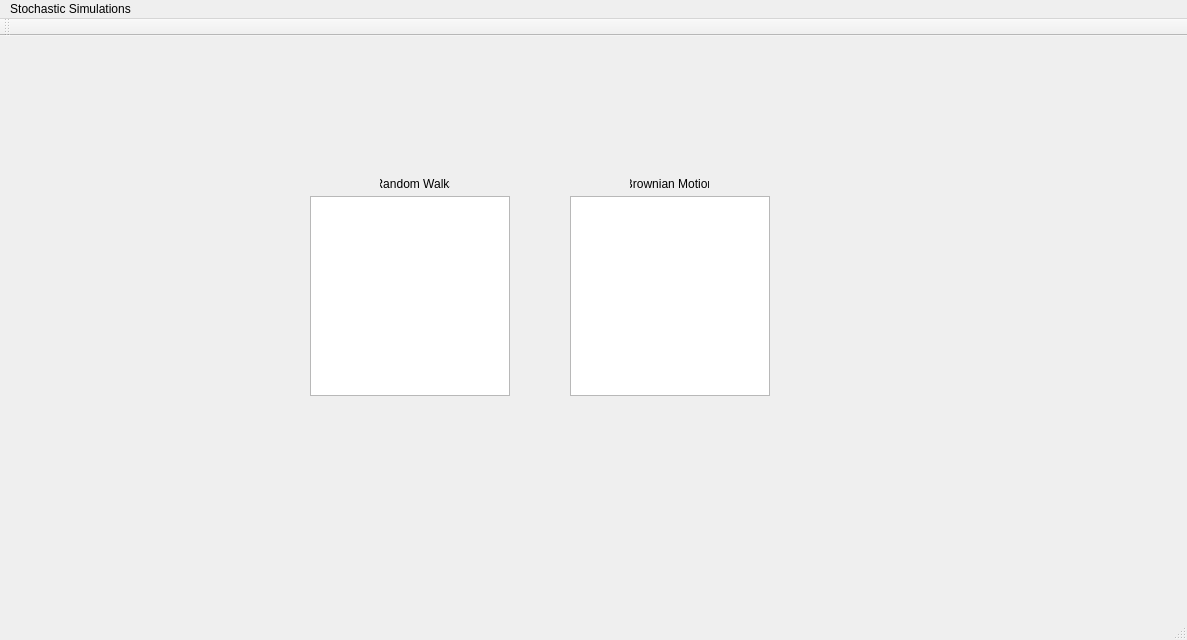
<?xml version="1.0" encoding="UTF-8"?>
<ui version="4.0">
 <class>MainWindow</class>
 <widget class="QMainWindow" name="MainWindow">
  <property name="geometry">
   <rect>
    <x>0</x>
    <y>0</y>
    <width>1187</width>
    <height>640</height>
   </rect>
  </property>
  <property name="windowTitle">
   <string>MainWindow</string>
  </property>
  <property name="animated">
   <bool>false</bool>
  </property>
  <property name="tabShape">
   <enum>QTabWidget::Rounded</enum>
  </property>
  <property name="dockNestingEnabled">
   <bool>false</bool>
  </property>
  <widget class="QWidget" name="centralWidget">
   <widget class="QLabel" name="label_2">
    <property name="geometry">
     <rect>
      <x>630</x>
      <y>140</y>
      <width>79</width>
      <height>16</height>
     </rect>
    </property>
    <property name="text">
     <string>Brownian Motion</string>
    </property>
    <property name="alignment">
     <set>Qt::AlignCenter</set>
    </property>
   </widget>
   <widget class="QGraphicsView" name="randomWalksDemoView">
    <property name="enabled">
     <bool>true</bool>
    </property>
    <property name="geometry">
     <rect>
      <x>310</x>
      <y>160</y>
      <width>200</width>
      <height>200</height>
     </rect>
    </property>
   </widget>
   <widget class="QGraphicsView" name="brownianMotionDemoView">
    <property name="geometry">
     <rect>
      <x>570</x>
      <y>160</y>
      <width>200</width>
      <height>200</height>
     </rect>
    </property>
   </widget>
   <widget class="QPushButton" name="randomWalksButton">
    <property name="enabled">
     <bool>true</bool>
    </property>
    <property name="geometry">
     <rect>
      <x>310</x>
      <y>160</y>
      <width>200</width>
      <height>200</height>
     </rect>
    </property>
    <property name="cursor">
     <cursorShape>PointingHandCursor</cursorShape>
    </property>
    <property name="text">
     <string/>
    </property>
    <property name="flat">
     <bool>true</bool>
    </property>
   </widget>
   <widget class="QLabel" name="label">
    <property name="enabled">
     <bool>true</bool>
    </property>
    <property name="geometry">
     <rect>
      <x>380</x>
      <y>140</y>
      <width>70</width>
      <height>16</height>
     </rect>
    </property>
    <property name="layoutDirection">
     <enum>Qt::LeftToRight</enum>
    </property>
    <property name="text">
     <string>Random Walks</string>
    </property>
    <property name="alignment">
     <set>Qt::AlignCenter</set>
    </property>
    <property name="indent">
     <number>0</number>
    </property>
   </widget>
   <widget class="QPushButton" name="brownianMotionPushButton">
    <property name="enabled">
     <bool>true</bool>
    </property>
    <property name="geometry">
     <rect>
      <x>570</x>
      <y>160</y>
      <width>200</width>
      <height>200</height>
     </rect>
    </property>
    <property name="cursor">
     <cursorShape>PointingHandCursor</cursorShape>
    </property>
    <property name="text">
     <string/>
    </property>
    <property name="flat">
     <bool>true</bool>
    </property>
   </widget>
  </widget>
  <widget class="QMenuBar" name="menuBar">
   <property name="geometry">
    <rect>
     <x>0</x>
     <y>0</y>
     <width>1187</width>
     <height>21</height>
    </rect>
   </property>
   <widget class="QMenu" name="menuStochastic_Simulations">
    <property name="title">
     <string>Stochastic Simulations</string>
    </property>
   </widget>
   <addaction name="menuStochastic_Simulations"/>
  </widget>
  <widget class="QToolBar" name="mainToolBar">
   <attribute name="toolBarArea">
    <enum>TopToolBarArea</enum>
   </attribute>
   <attribute name="toolBarBreak">
    <bool>false</bool>
   </attribute>
  </widget>
  <widget class="QStatusBar" name="statusBar"/>
 </widget>
 <layoutdefault spacing="6" margin="11"/>
 <resources/>
 <connections/>
</ui>
